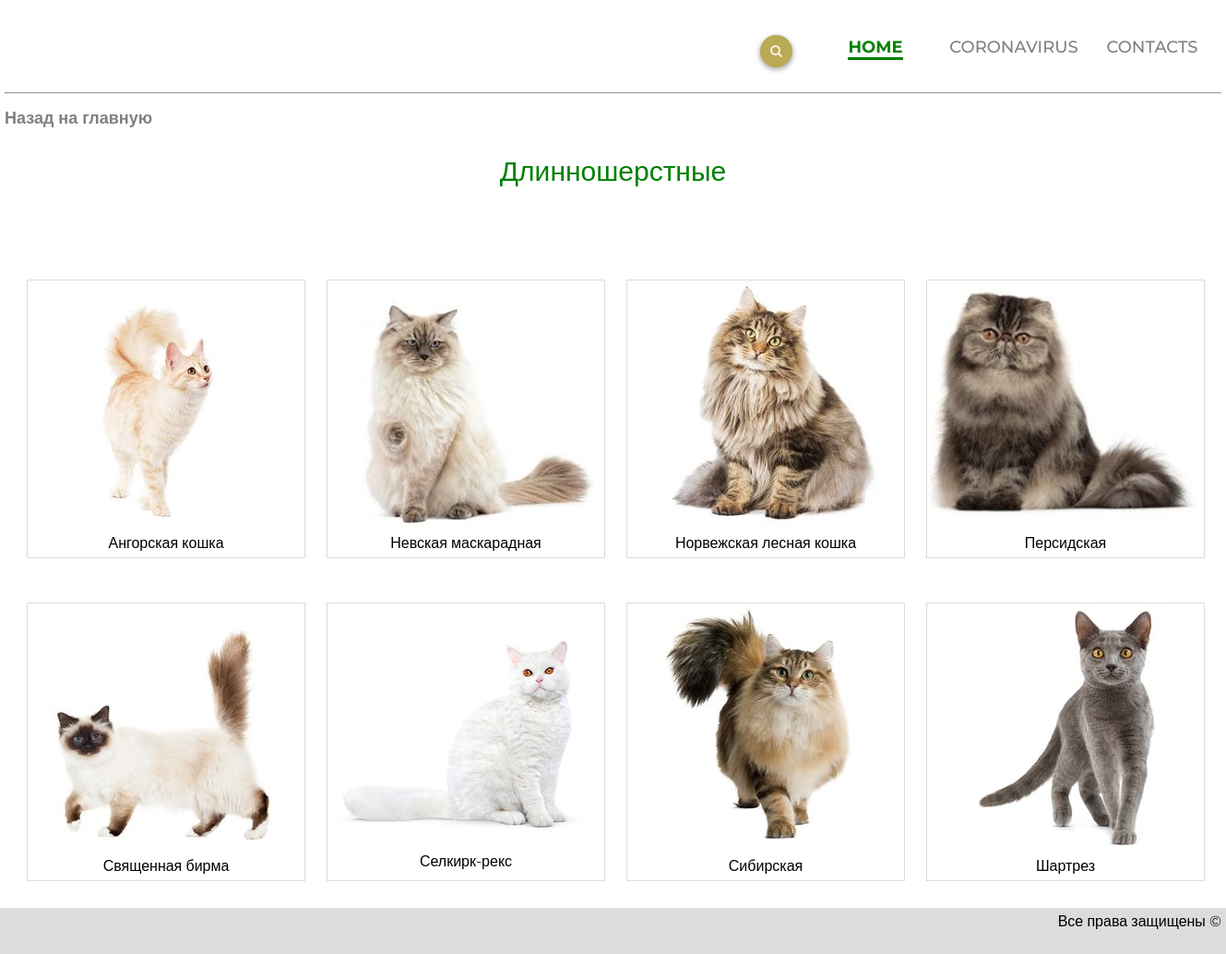
The app's page /longwool/ with its own data.
### cats/models.py (models this page shows, shortened)
class TypeOfWool(models.Model):
    name = models.CharField("Тип шерсти", max_length=20)
    url = models.SlugField(max_length=160, unique = True)
    text_style = models.CharField("Стиль отбражения текста", max_length=100, default='button2 ')
    class Meta:
        verbose_name = "Тип шерсти"
        verbose_name_plural = "Тип шерсти"

class Cat(models.Model):
    type_of_wool = models.ForeignKey(TypeOfWool, verbose_name="Тип шерсти", on_delete=models.CASCADE)
    name = models.CharField("Порода", max_length=100)
    height = models.CharField("Рост", max_length=100)
    weight = models.CharField("Вес", max_length=100)
    health = models.CharField("Здоровье", max_length=250)
    life_span = models.CharField("Продолжительность жизни", max_length=100)
    country_of_origin = models.CharField("Страна происхождения", max_length=50)
    characteristics = models.ManyToManyField(Characteristics, verbose_name="Характеристики")
    about = models.CharField("О породе", max_length=1000)
    lifestyle = models.CharField("Образ жизни", max_length=1000)
    qualities = models.CharField("Качества", max_length=500)
    img = models.ImageField("Изображение", upload_to="image/")
    img_for_list = models.ImageField("Изображение 2", upload_to="image/", default=img)
    url = models.SlugField(max_length=160, unique = True)
    style = models.CharField("Стиль для списка", max_length=100, default='example1 example2')
    image_style = models.CharField("Стиль отображения картинки", max_length=100, default='e-photo')
    text_style = models.CharField("Стиль отбражения текста", max_length=100, default='e-ph-text')
    class Meta:
        verbose_name = "Кот"
        verbose_name_plural = "Кот"
    def get_absolute_url(self):
        return reverse("middleware", kwargs={"slug":self.url})

### cats/views.py (the view)
# urls.py: path("<slug:slug>/", views.middleware_view, name='middleware')
def middleware_view(request, slug):
    try:
        TypeOfWool.objects.get(url=slug)
        return WoolTypeDetailView.as_view()(request, slug)
    except Exception:
        Cat.objects.get(url=slug)
        return CatView.as_view()(request, slug)

### cats/views.py (called while the page is built)
    def get(self, request, slug):
        cats = Cat.objects.filter(type_of_wool__url=slug)
        wooltype = TypeOfWool.objects.get(url=slug).name
        return render (request, "cats/wool.html", {"cat_list": cats, "wool_type":wooltype})

### templates/cats/wool.html (shortened to what this page needs)
<!DOCTYPE html>
{% load static %}
<html>
<head>
	<link rel="stylesheet" href="{% static 'css/style.css' %}">
	<link rel="stylesheet" href="https://maxcdn.bootstrapcdn.com/font-awesome/4.5.0/css/font-awesome.min.css">
</head>
<body>
	<div class="container">
		<div class="header">
			<ul class="menu">
				<li class="menu-list"><a href="{% url "contacts"%}" class="menu-link">CONTACTS</a></li>
				<li class="menu-list"><a href="{% url "corona"%}" class="menu-link">CORONAVIRUS</a></li>
				<li class="menu-list"><a href="{% url "home"%}" class="menu-link menu-link-active">HOME</a></li>
			</ul>
			<form class="form" action="{% url "s_result" %}" method="post">
				<input type="text" class="input" placeholder="Искать здесь..." name="search_field">
				<button type="submit"></button>
			</form>
		</div>
		<hr>
		<div class="nav">
			<a href="{% url "home" %}" class="nav-text">Назад на главную</a>
		</div>
		<div class="catalog-main-text">{{ wool_type }}</div>
		{% for cat in cat_list%}
			<div class="example {{ cat.style }}" onclick="location.href='{{ cat.get_absolute_url }}';">
				<div class="{{ cat.image_style }}" style="background-image: url({{ cat.img_for_list.url }})"></div>
				<div class="{{ cat.text_style }}">{{ cat.name }}</div>
			</div>
		{% endfor %}
	</div>
	<div class="footer">
		<p>Все права защищены &copy;</p>
	</div>
</body>
</html>

### static/css/style.css (style rules this page uses)
* { margin: 0; padding: 0; }
body { font-family: 'Montserrat', sans-serif; }
.container { margin: 0 auto; width: 1319px; }
.header { height: 100px; width: 1319px; }
.menu-list { list-style-type: none; float: right; margin-top: 40px; display: inline-block; width: 150px; font-size: 18px; text-align: center; }
.menu-link { color: grey; text-decoration: none; font-weight: 500; }
.menu-link-active { color: green; font-weight: 700; border-bottom: 3px solid green; }
.nav { float: left; margin-top: 15px; display: inline-block; width: 100%; height: 50px; font-size: 18px; }
.nav-text { color: grey; text-decoration: none; font-weight: 600; }
.footer { background-color: gainsboro; height: 50px; clear: both; margin-top: 50px; }
.footer p { float: right; margin-right: 5px; margin-top: 5px; }
.catalog-main-text { text-align: center; color: green; font-size: 30px; font-weight: 400; margin-top: 50px; }
.example { margin-left: 25px; margin-top: 50px; float: left; width: 300px; height: 300px; outline: 1px solid gainsboro; }
.e-photo { width: 300px; height: 270px; }
.e-ph-text { margin-top: 5px; text-align: center; }
.example1 { margin-top: 100px; cursor: pointer }
.e-ph-text-tonk { margin-top: 10px; text-align: center; }
.e-photo-neva { width: 300px; height: 250px; margin-top: 20px; }
.e-photo-reks { width: 300px; height: 230px; margin-top: 30px; }
.example2 { margin-bottom: 30px; }
* { box-sizing: border-box; }
.form { position: relative; width: 300px; margin: 0 auto; height: 42px; float:right; margin-right:5px; }
.input { height: 42px; width: 0; padding: 0 42px 0 15px; border: none; border-bottom: 2px solid transparent; outline: none; background: transparent; transition: .4s cubic-bezier(0, 0.8, 0, 1); position: absolute; top: 0; right: 0; z-index: 2; margin-top: 40px; display: inline-block; }
button { background: #baa955; border: none; height: 35px; width: 35px; position: absolute; top: 0; right: 0; cursor: pointer; margin-top: 38px; float: right; margin-right: 10px; box-shadow: 0 2px 5px 1px rgba(33, 33, 33, 0.35); border-radius: 23px; }
button:before { content: "\f002"; font-family: FontAwesome; font-size: 14px; color: #F9F0DA; }

### records on screen
TypeOfWool: name "Длинношерстные"
Cat: img_for_list (picture), name "Ангорская кошка"
Cat: img_for_list (picture), name "Невская маскарадная"
Cat: img_for_list (picture), name "Норвежская лесная кошка"
Cat: img_for_list (picture), name "Персидская"
Cat: img_for_list (picture), name "Священная бирма"
Cat: img_for_list (picture), name "Селкирк-рекс"
Cat: img_for_list (picture), name "Сибирская"
Cat: img_for_list (picture), name "Шартрез"
